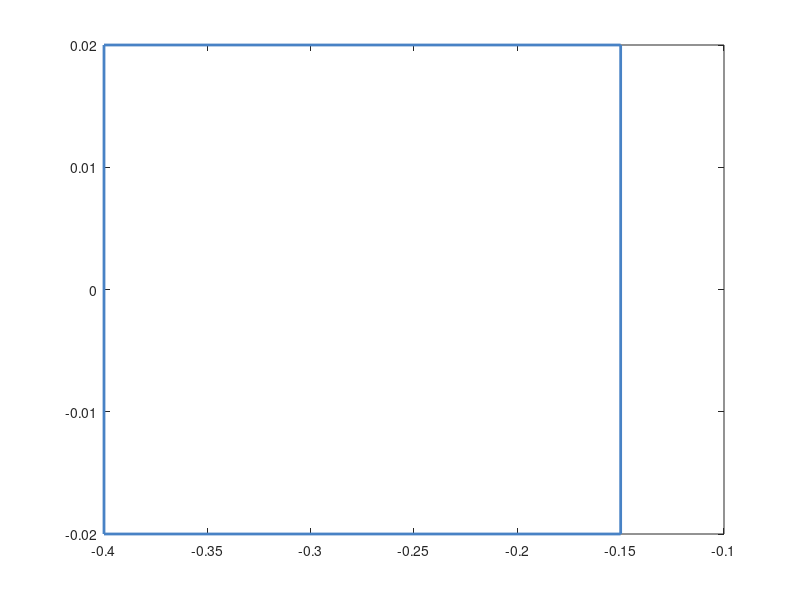

Reproduce this figure in MATLAB. (Note: this script raises an error after producing the figure.)
plot( [-0.4, -0.15, -0.15, -0.4, -0.4], [-0.02,-0.02,0.02,0.02,-0.02], 'color' , [72/255 130/255 197/255], 'LineWidth', 2.0);
hold on;
clear;
Ts = 0.5;  % Sample Time
N = 3;
Duration = 7.5; % Simulation horizon

global simulation_result;
global disturb_range;

disturb_range = 0.1; % Disturbance range

formatSpec = '%f %f %f\n';

fileID = fopen('nn_5_sigmoid.txt','w');

radius = 0.05;

for m=1:100

    
x0 = 0.35 + radius*rand(1);
y0 = 0.45 + radius*rand(1);
z0 = 0.25 + radius*rand(1);

x = [x0;y0;z0;];

simulation_result = x;

options = optimoptions('fmincon','Algorithm','sqp','Display','none');
uopt = zeros(N,1);

u_max = 0;

% Apply the control input constraints
LB = -3*ones(N,1);
UB = 3*ones(N,1);

x_now  = zeros(3,1);
x_next = zeros(3,1);
z = zeros(4,1);


% Start simulation
for ct = 1:(Duration/Ts)
    uopt(1) = NN_output_sigmoid(x, 0.5, 22, 'nn_5_sigmoid');
    
    x = system_eq_dis(x, Ts, uopt(1));
    
end
plot(simulation_result(1,:),simulation_result(2,:), 'color', [223/255, 67/255, 69/255]);
% title('Benchmark 7 (sigmoid)', 'FontSize', 14)
% xlabel('x1', 'FontSize', 14);
% ylabel('x2', 'FontSize', 14);
set(gca,'FontSize',16)
hold on;

fprintf(fileID, formatSpec, simulation_result(1:3,:));

end
fclose(fileID);

% fig = gcf;
% fig.PaperPositionMode = 'auto';
% fig_pos = fig.PaperPosition;
% fig.PaperSize = [fig_pos(3) fig_pos(4)];
% print(fig,'../Benchmarks/benchmark7_sigmoid','-dpdf')
% export_fig ../Benchmarks/benchmark7_sigmoid.pdf